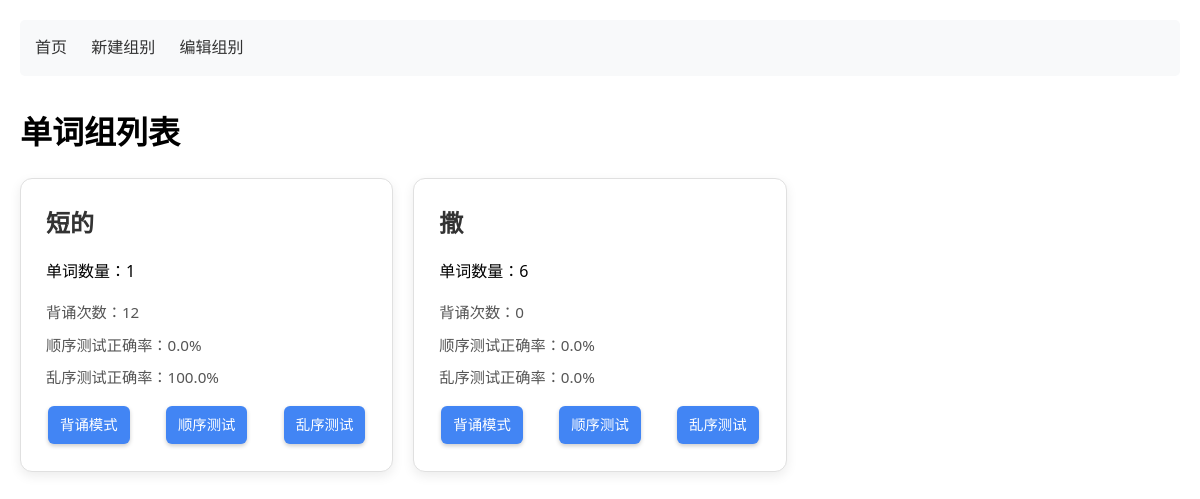
Before: / with the older database file.
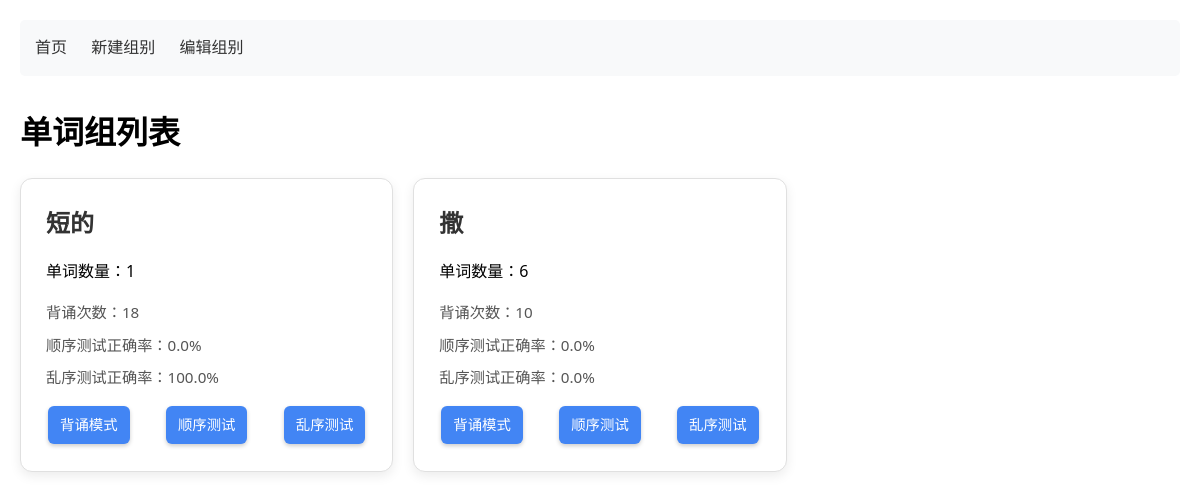
After: the same page with the newer database file.
### app/models.py (models this page shows)
class WordGroup(db.Model):
    id = db.Column(db.Integer, primary_key=True)
    name = db.Column(db.String(100), unique=True, nullable=False)
    created_at = db.Column(db.DateTime, default=datetime.utcnow)
    words = db.relationship('Word', backref='group', lazy='dynamic', cascade='all, delete-orphan')
    stats = db.relationship('GroupStats', backref='group', uselist=False, cascade='all, delete-orphan')

class GroupStats(db.Model):
    id = db.Column(db.Integer, primary_key=True)
    group_id = db.Column(db.Integer, db.ForeignKey('word_group.id'), unique=True)
    study_count = db.Column(db.Integer, default=0)
    order_quiz_count = db.Column(db.Integer, default=0)
    random_quiz_count = db.Column(db.Integer, default=0)
    last_score = db.Column(db.Float, default=0.0)  # 顺序测试正确率
    random_last_score = db.Column(db.Float, default=0.0)  # 乱序测试正确率

### app/blueprints/main.py (the view)
@main_bp.route('/')
def index():
    groups = WordGroup.query.all()
    return render_template('index.html', groups=groups)

### app/templates/index.html (shortened to what this page needs)
{% extends "base.html" %}
{% block content %}
<h1>单词组列表</h1>
<div class="group-list">
    {% for group in groups %}
    <div class="group-card">
        <h2>{{ group.name }}</h2>
        <p>单词数量：{{ group.words.count() }}</p>
        <div class="stats">
            <span>背诵次数：{{ group.stats.study_count }}</span>
            <span>顺序测试正确率：{{ "%.1f"|format(group.stats.last_score*100) }}%</span>
            <span>乱序测试正确率：{{ "%.1f"|format((group.stats.random_last_score or 0)*100) }}%</span>
        </div>
        <div class="actions">
            <a href="{{ url_for('practice.study_mode', group_id=group.id) }}" class="btn btn-primary">背诵模式</a>
            <a href="{{ url_for('practice.quiz_mode', group_id=group.id, mode='order') }}" class="btn btn-primary">顺序测试</a>
            <a href="{{ url_for('practice.quiz_mode', group_id=group.id, mode='random') }}" class="btn btn-primary">乱序测试</a>
        </div>
    </div>
    {% endfor %}
</div>
{% endblock %}

### app/templates/base.html (shortened to what this page needs)
<!DOCTYPE html>
<html>
<head>
    <link rel="stylesheet" href="{{ url_for('static', filename='style.css') }}">
</head>
<body>
    <nav>
        <a href="{{ url_for('main.index') }}">首页</a>
        <a href="{{ url_for('groups.create_group') }}">新建组别</a>
        <a href="{{ url_for('groups.manage_groups') }}">编辑组别</a>
    </nav>
    <div class="container">
        {% block content %}{% endblock %}
    </div>
</body>
</html>

### app/static/style.css (style rules this page uses)
body { font-family: 'Segoe UI', Tahoma, Geneva, Verdana, sans-serif; max-width: 1200px; margin: 0 auto; padding: 20px; line-height: 1.6; }
nav { background: #f8f9fa; padding: 15px; margin-bottom: 30px; border-radius: 5px; }
nav a { margin-right: 20px; text-decoration: none; color: #333; }
.group-list { display: grid; grid-template-columns: repeat(auto-fill, minmax(300px, 1fr)); gap: 20px; }
.group-card { background: #fff; border: 1px solid #ddd; border-radius: 8px; padding: 20px; box-shadow: 0 2px 4px rgba(0,0,0,0.1); }
.group-card h2 { margin-top: 0; color: #2c3e50; }
.stats span { display: block; margin: 5px 0; font-size: 0.9em; color: #666; }
.group-card { background: #fff; border-radius: 12px; padding: 25px; margin-bottom: 20px; box-shadow: 0 4px 12px rgba(0,0,0,0.08); border: 1px solid #e0e0e0; transition: transform 0.2s ease, box-shadow 0.2s ease; }
.group-card h2 { margin-top: 0; margin-bottom: 15px; color: #333; font-size: 1.5rem; }
.stats { margin: 15px 0; }
.stats span { display: block; margin: 8px 0; font-size: 0.95rem; color: #555; }
.actions { display: flex; flex-wrap: wrap; gap: 8px; margin-top: 15px; }
.btn { display: inline-block; padding: 10px 18px; margin: 5px; border: none; border-radius: 6px; box-shadow: 0 2px 4px rgba(0,0,0,0.2); text-decoration: none; text-align: center; font-weight: 500; font-size: 1rem; cursor: pointer; transition: all 0.3s ease; }
button.btn, a.btn { font-size: 1rem; font-family: inherit; line-height: 1.5; }
.btn-primary { background: #4285f4; color: white; }
.group-card .btn { padding: 8px 12px; font-size: 0.9rem; margin: 3px; }
.group-card .actions { display: flex; flex-wrap: nowrap; justify-content: space-between; gap: 5px; margin-top: 15px; width: 100%; }
@media (min-width: 768px) { .group-list { grid-template-columns: repeat(auto-fill, minmax(350px, 1fr)); } }
.actions .btn { margin: 2px; }

Changed rows visible on the page:
changed through a linked row, WordGroup "短的": stats.study_count "12" → "18"
changed through a linked row, WordGroup (number 2 of 2 on the later page): stats.study_count "0" → "10"
